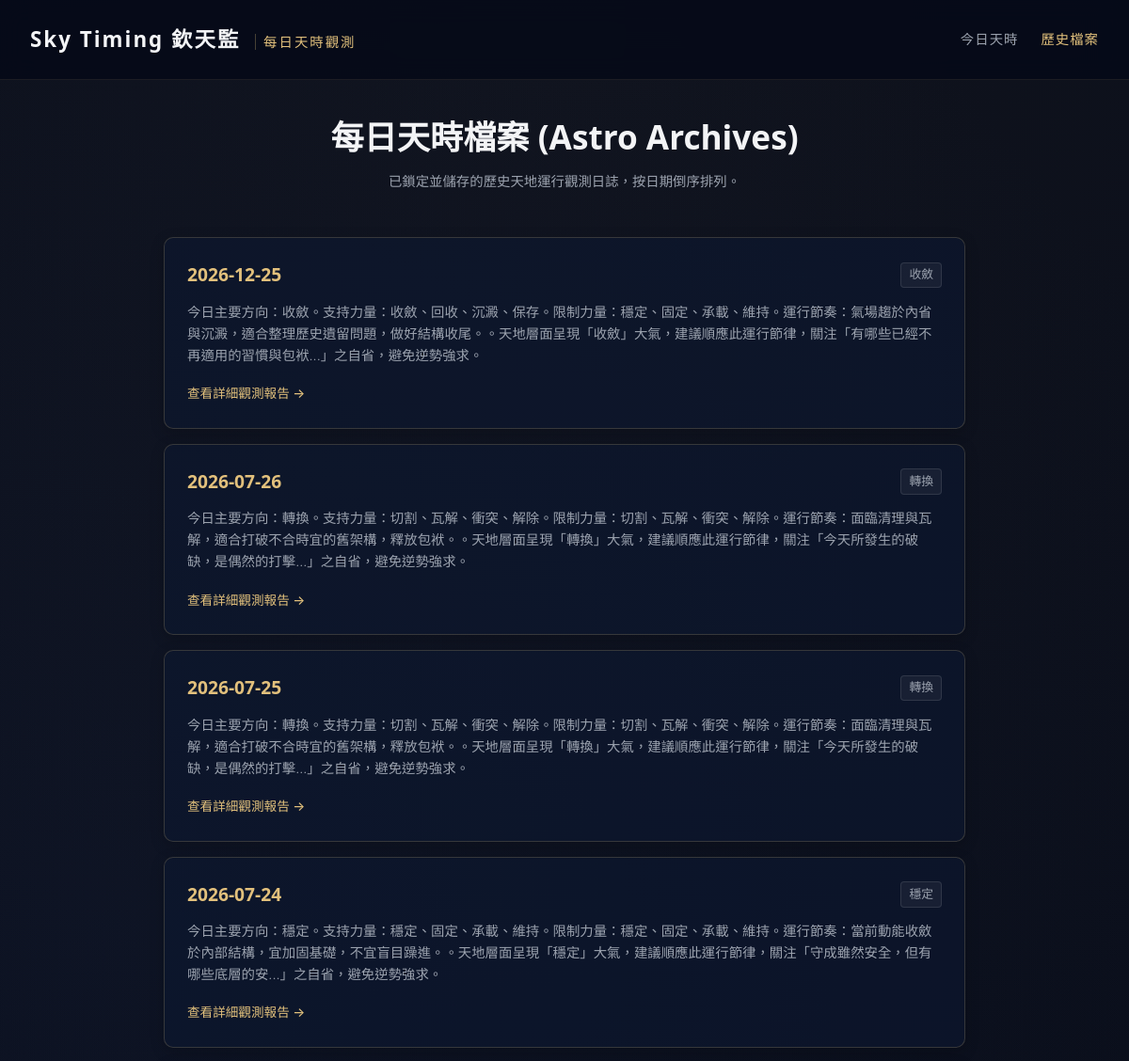
Page /archive (upper part) on the earlier database version.
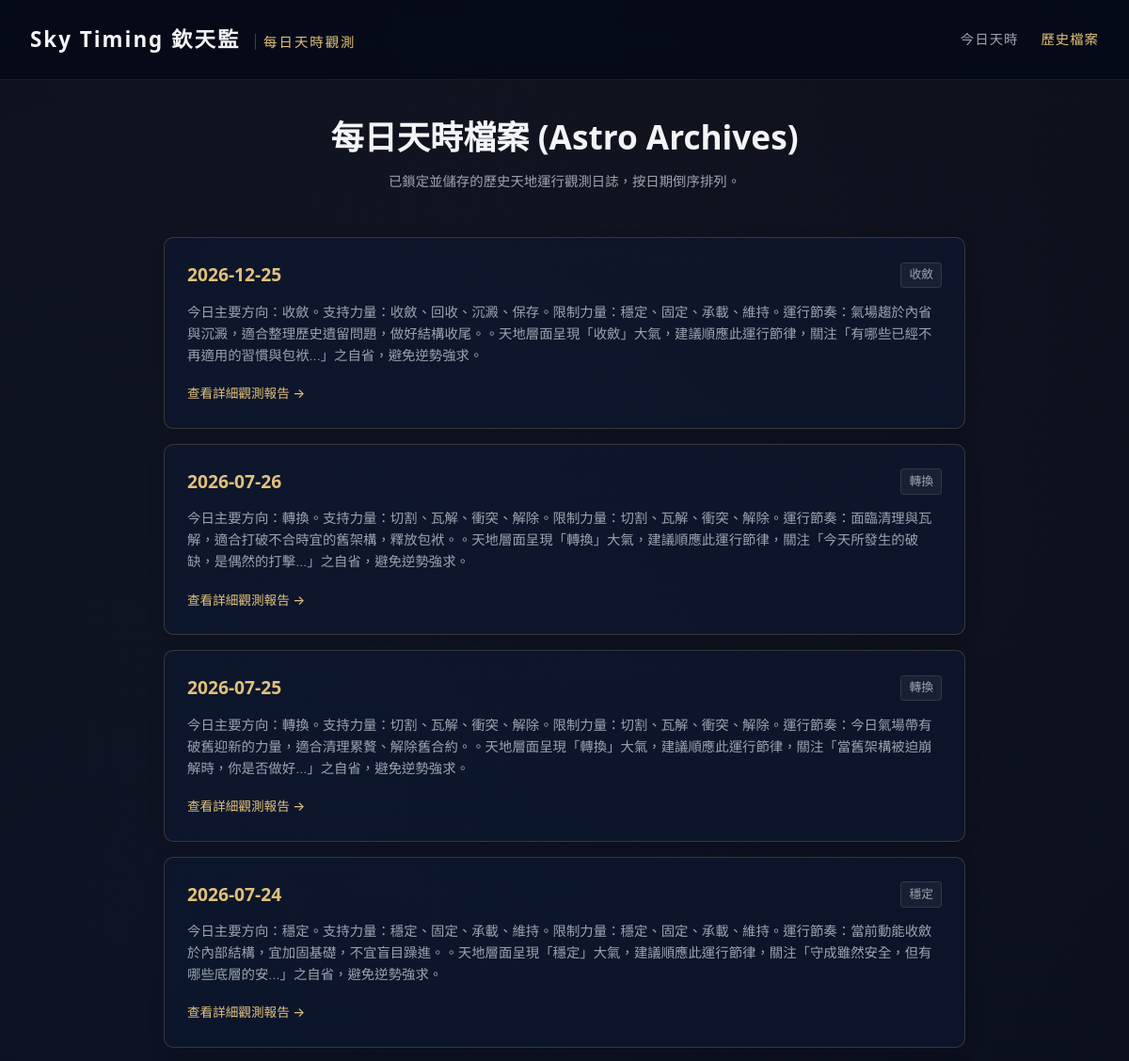
Same page on the later database version.
### tables this page shows
CREATE TABLE daily_states (
            id INTEGER PRIMARY KEY AUTOINCREMENT,
            date TEXT NOT NULL,
            timezone TEXT NOT NULL,
            city TEXT NOT NULL,
            raw_timing_data TEXT NOT NULL,
            semantic_vectors TEXT NOT NULL,
            primary_force TEXT NOT NULL,
            secondary_force TEXT NOT NULL,
            constraint_force TEXT NOT NULL,
            daily_rhythm TEXT NOT NULL,
            daily_summary TEXT NOT NULL,
            reflection_question TEXT NOT NULL,
            created_at TEXT NOT NULL,
            UNIQUE(date, timezone, city)
        );

### app.py (the view)
@app.get("/archive", response_class=HTMLResponse)
def read_archive(request: Request):
    states = get_all_daily_states()
    return templates.TemplateResponse(request=request, name="archive.html", context={"request": request, "states": states})

### templates/archive.html (shortened to what this page needs)
<!DOCTYPE html>
<html lang="zh-TW">
<head>
    <link rel="stylesheet" href="/static/style.css">
</head>
<body>
    <header class="app-header">
        <div class="logo">Sky Timing 欽天監 <span>每日天時觀測</span></div>
        <nav class="app-nav">
            <a href="/">今日天時</a>
            <a href="/archive" class="active">歷史檔案</a>
        </nav>
    </header>
    <main class="container">
        <section class="archive-header">
            <h1>每日天時檔案 (Astro Archives)</h1>
            <p class="section-desc">已鎖定並儲存的歷史天地運行觀測日誌，按日期倒序排列。</p>
        </section>
        <section class="archive-list-container">
            {% if states %}
                {% for st in states %}
                <div class="archive-item-card">
                    <div class="archive-date-row">
                        <span class="archive-date gold-text">{{ st.date }}</span>
                        <span class="archive-rhythm-badge">{{ st.daily_rhythm }}</span>
                    </div>
                    <p class="archive-summary">{{ st.daily_summary }}</p>
                    <a href="/date/{{ st.date }}" class="btn-text-gold">查看詳細觀測報告 →</a>
                </div>
                {% endfor %}
            {% else %}
                <div class="card empty-card">
                    <p>目前尚無歷史檔案記錄。請先在前台查詢或自動生成特定日期天時。</p>
                </div>
            {% endif %}
        </section>
    </main>
</body>
</html>

Differences in the rows shown:
removed daily_states: date "2026-07-25", daily_rhythm "轉換", daily_summary "今日主要方向：轉換。支持力量：切割、瓦解、衝突、解除。限制力量：切割、瓦解、衝突、解除。運行節奏：面臨清理與瓦解，適合打破不合時宜的舊架構，釋放包袱。。天地層面呈現「轉換」大氣，建議順應此運行節律，關注「今天所發生的破缺，是偶然的打擊...」之自省，避免逆勢強求。"
added daily_states: date "2026-07-25", daily_rhythm "轉換", daily_summary "今日主要方向：轉換。支持力量：切割、瓦解、衝突、解除。限制力量：切割、瓦解、衝突、解除。運行節奏：今日氣場帶有破舊迎新的力量，適合清理累贅、解除舊合約。。天地層面呈現「轉換」大氣，建議順應此運行節律，關注「當舊架構被迫崩解時，你是否做好...」之自省，避免逆勢強求。"
